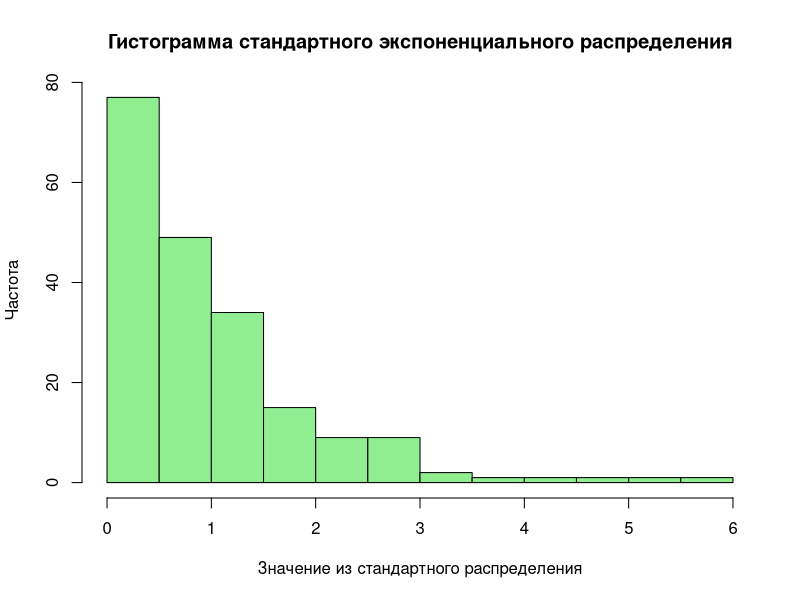
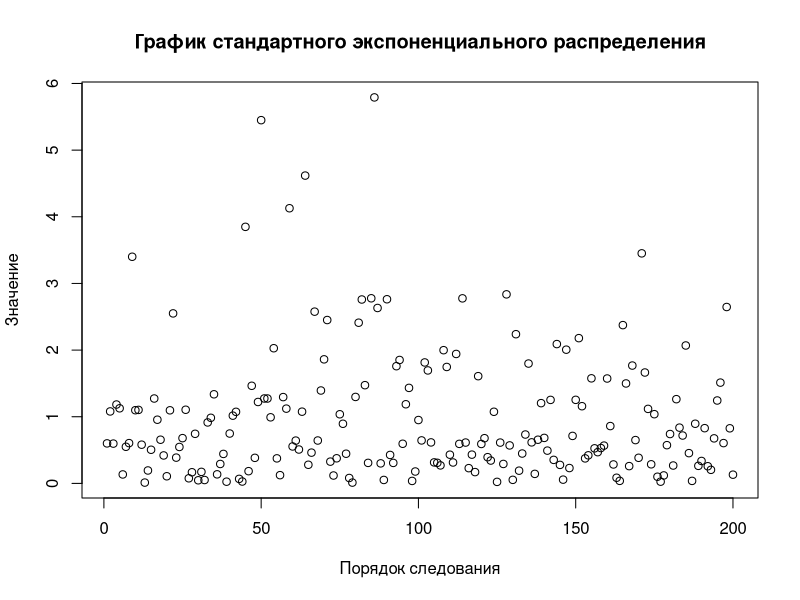
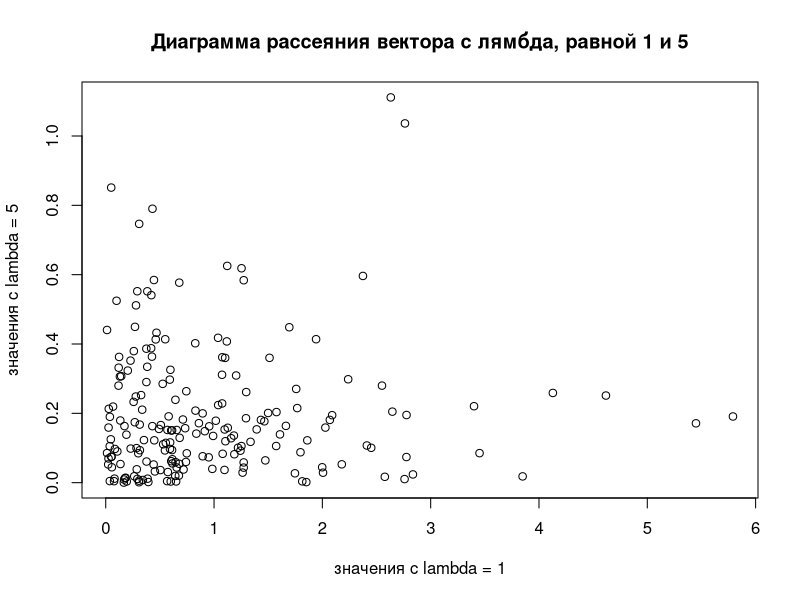
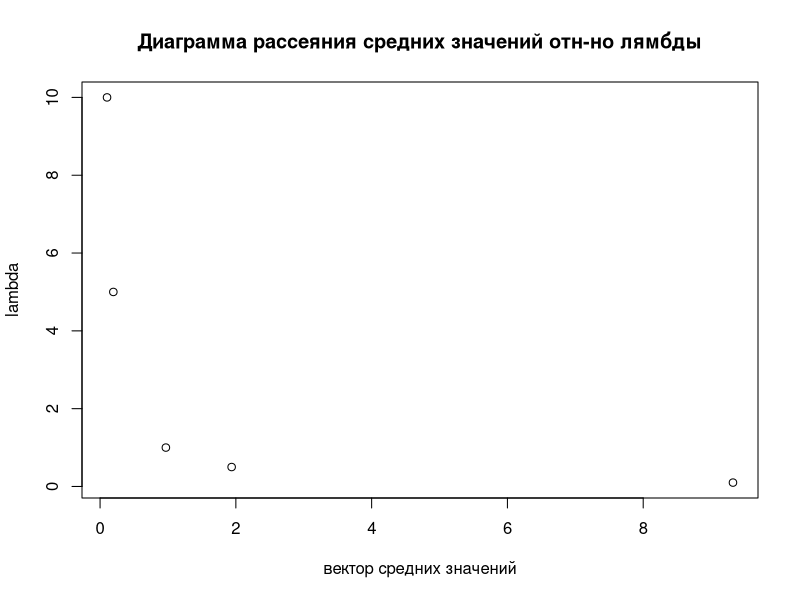
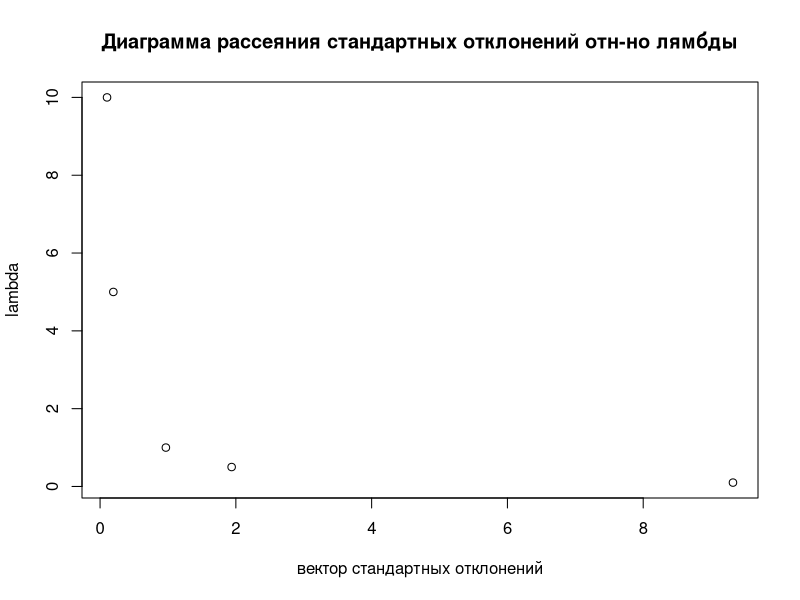
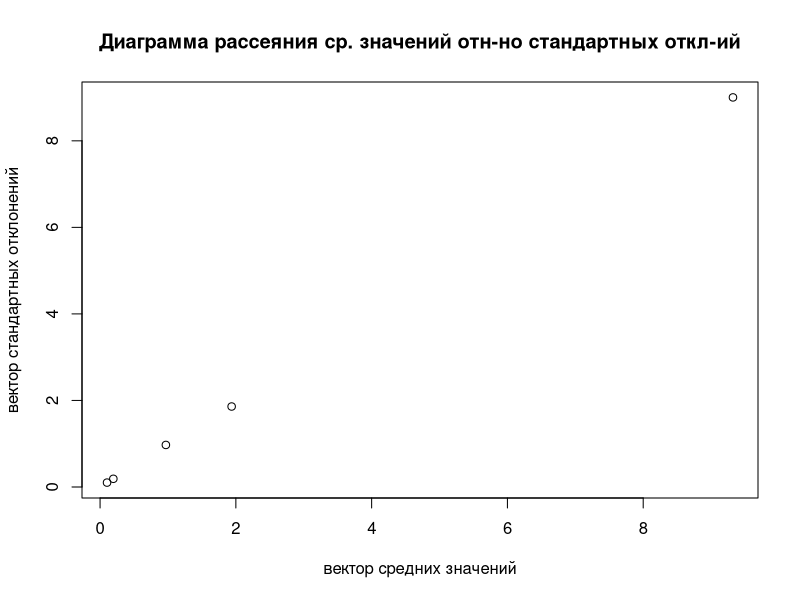
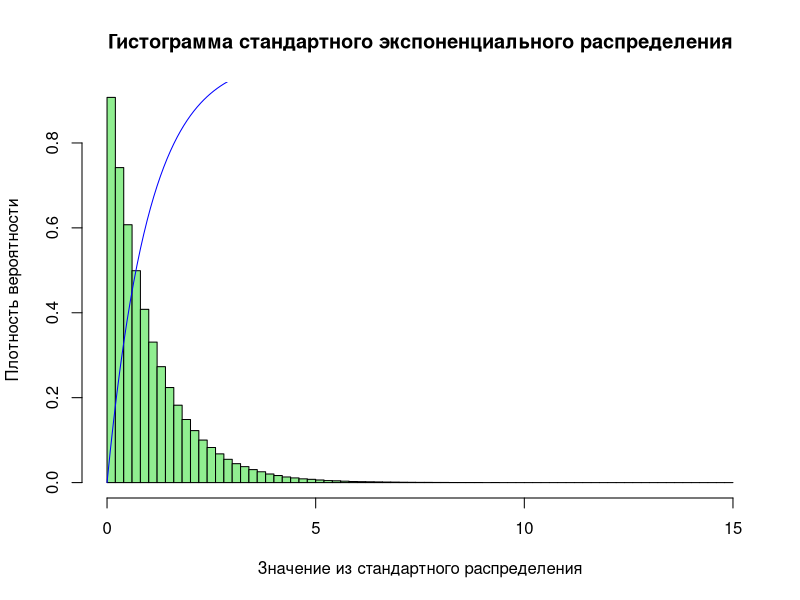
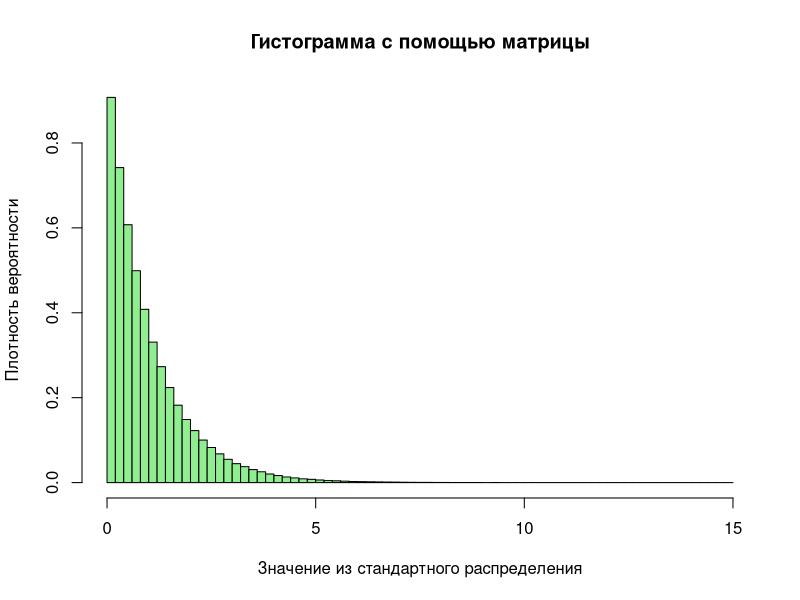

Recreate these plots in R, in order.
## ---- chunk 1
exp.1<-rexp(n=200)
mean_exp.1<-mean(exp.1)#среднее
sd_exp.1<-sd(exp.1)#стандартное отклонение
lambda1<-1
result<-data.frame("параметр распределения"=lambda1,"Среднее значение"=mean_exp.1,"Стандартное отклонение"=sd_exp.1)#отображение данных
result
## ---- chunk 2
lambda_all<-c(0.1,0.5,5,10)
exp.01<-rexp(n=200,rate=lambda_all[1])
mean_exp.01<-mean(exp.01)#среднее
sd_exp.01<-sd(exp.01)#стандартное отклонение

exp.05<-rexp(n=200,rate=lambda_all[2])
mean_exp.05<-mean(exp.05)#среднее
sd_exp.05<-sd(exp.05)#стандартное отклонение

exp.5<-rexp(n=200,rate=lambda_all[3])
mean_exp.5<-mean(exp.5)#среднее
sd_exp.5<-sd(exp.5)#стандартное отклонение

exp.10<-rexp(n=200,rate=lambda_all[4])
mean_exp.10<-mean(exp.10)#среднее
sd_exp.10<-sd(exp.10)#стандартное отклонение

#сведем данные в общую таблицу
mean_exp_all<-c(mean_exp.01,mean_exp.05,mean_exp.5,mean_exp.10)
sd_exp_all<-c(sd_exp.01,sd_exp.05,sd_exp.5,sd_exp.10)

result<-data.frame("параметр распределения"=lambda_all,"Среднее значение"=mean_exp_all,"Стандартное отклонение"=sd_exp_all)#отображение данных
result
## ---- chunk 3
hist(exp.1,breaks = 20,col = "lightgreen",
     xlab = "Значение из стандартного распределения",
     ylab="Частота",main = "Гистограмма стандартного экспоненциального распределения")
## ---- chunk 4
plot(exp.1,xlab = "Порядок следования",ylab = "Значение",main = "График стандартного экспоненциального распределения")
## ---- chunk 5
plot(exp.1,exp.5,xlab = "значения с lambda = 1",ylab = "значения с lambda = 5",main = "Диаграмма рассеяния вектора с лямбда, равной 1 и 5")
## ---- chunk 6
exp.means<-c(mean_exp.1,mean_exp.01,mean_exp.05,mean_exp.5,mean_exp.10)
## ---- chunk 7
lambda<-c(1,0.1,0.5,5,10)
plot(exp.means,lambda,xlab = "вектор средних значений",ylab = "lambda",main = "Диаграмма рассеяния средних значений отн-но лямбды")
## ---- chunk 8
exp.sd<-c(sd_exp.1,sd_exp.01,sd_exp.05,sd_exp.5,sd_exp.10)
plot(exp.means,lambda,xlab = "вектор стандартных отклонений",ylab = "lambda",main = "Диаграмма рассеяния стандартных отклонений отн-но лямбды")
## ---- chunk 9
plot(exp.means,exp.sd,xlab = "вектор средних значений",ylab = "вектор стандартных отклонений",main = "Диаграмма рассеяния ср. значений отн-но стандартных откл-ий")
## ---- chunk 10
huge.exp.1<-rexp(1100000)
mean_huge.exp.1<-mean(huge.exp.1)
sd_huge.exp.1<-sd(huge.exp.1)
mean_huge.exp.1
sd_huge.exp.1
## ---- chunk 11
hist(huge.exp.1,breaks = 100,freq = FALSE,col = "lightgreen",
     xlab = "Значение из стандартного распределения",
     ylab="Плотность вероятности",main = "Гистограмма стандартного экспоненциального распределения")
x<-0:1100000
f<-1-exp(-x)
curve(1-exp(-x),from = 0,to=8,add=TRUE,col="blue")

## ---- chunk 12
more.one<-huge.exp.1[huge.exp.1>1]
mean(more.one)

## ---- chunk 13
huge.exp.1.mat<-matrix(data=huge.exp.1,nrow=1100,ncol=1000)
hist(huge.exp.1.mat,breaks = 100,freq = FALSE,col = "lightgreen",
     xlab = "Значение из стандартного распределения",
     ylab="Плотность вероятности",main = "Гистограмма с помощью матрицы")
## ---- chunk 14
mean_huge.exp.1.mat<-mean(huge.exp.1.mat[,137])
mean_huge.exp.1.mat
## ---- chunk 15
mean_huge.exp.1.mat.all<-apply(huge.exp.1.mat,2,mean)
plot(mean_huge.exp.1.mat.all,xlab="Элемент",ylab="Значение",main = "Диаграмма средних значений колонок")
## ---- chunk 16
square_huge.exp.1<-huge.exp.1^2
mean_square_huge.exp.1<-mean(square_huge.exp.1)
sd_square_huge.exp.1<-sd(square_huge.exp.1)
mean_square_huge.exp.1
sd_square_huge.exp.1
